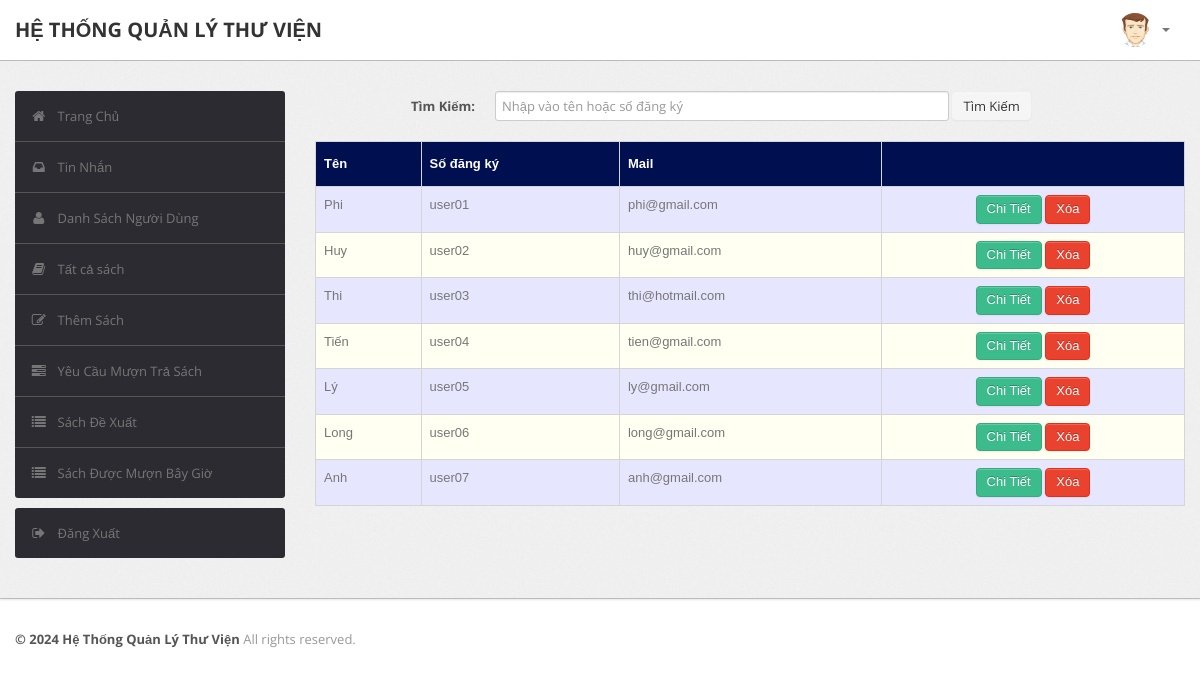
Page /admin/student.php (signed in) on the committed database.
### tables this page shows
CREATE TABLE `user` (
  `RollNo` varchar(50) NOT NULL,
  `Name` varchar(50) DEFAULT NULL,
  `Type` varchar(50) DEFAULT NULL,
  `Category` varchar(50) DEFAULT NULL,
  `EmailId` varchar(50) DEFAULT NULL,
  `MobNo` bigint(11) DEFAULT NULL,
  `Password` varchar(50) DEFAULT NULL
);

### admin/student.php (the view, shortened to what this page needs)
<?php
require('dbconn.php');
?>
<?php
if ($_SESSION['RollNo']) {
    ?>
<!DOCTYPE html>
<html lang="en">
    <head>
        <link type="text/css" href="bootstrap/css/bootstrap.min.css" rel="stylesheet">
        <link type="text/css" href="bootstrap/css/bootstrap-responsive.min.css" rel="stylesheet">
        <link type="text/css" href="css/theme.css" rel="stylesheet">
        <link type="text/css" href="images/icons/css/font-awesome.css" rel="stylesheet">
    </head>
    <body>
        <div class="navbar navbar-fixed-top">
            <div class="navbar-inner">
                <div class="container">
                        <a class="brand" href="index.php">HỆ THỐNG QUẢN LÝ THƯ VIỆN </a>
                    <div class="nav-collapse collapse navbar-inverse-collapse">
                        <ul class="nav pull-right">
                            <li class="nav-user dropdown"><a href="#" class="dropdown-toggle" data-toggle="dropdown">
                                <img src="images/user.png" class="nav-avatar" />
                                <b class="caret"></b></a>
                            </li>
                        </ul>
                    </div>
                </div>
            </div>
        </div>
        <div class="wrapper">
            <div class="container">
                <div class="row">
                    <div class="span3">
                        <div class="sidebar">
                            <ul class="widget widget-menu unstyled">
                                <li class="active"><a href="index.php"><i class="menu-icon icon-home"></i>Trang Chủ
                                </a></li>
                                 <li><a href="message.php"><i class="menu-icon icon-inbox"></i>Tin Nhắn</a>
                                </li>
                                <li><a href="student.php"><i class="menu-icon icon-user"></i>Danh Sách Người Dùng </a>
                                </li>
                                <li><a href="book.php"><i class="menu-icon icon-book"></i>Tất cả sách </a></li>
                                <li><a href="addbook.php"><i class="menu-icon icon-edit"></i>Thêm Sách </a></li>
                                <li><a href="requests.php"><i class="menu-icon icon-tasks"></i>Yêu Cầu Mượn Trả Sách </a></li>
                                <li><a href="recommendations.php"><i class="menu-icon icon-list"></i>Sách Đề Xuất </a></li>
                                <li><a href="current.php"><i class="menu-icon icon-list"></i>Sách Được Mượn Bây Giờ </a></li>
                            </ul>
                            <ul class="widget widget-menu unstyled">
                                <li><a href="logout.php"><i class="menu-icon icon-signout"></i>Đăng Xuất </a></li>
                            </ul>
                        </div>
                    </div>
                    <div class="span9">
                        <form class="form-horizontal row-fluid" action="student.php" method="post">
                                        <div class="control-group">
                                            <label class="control-label" for="Search"><b>Tìm Kiếm:</b></label>
                                            <div class="controls">
                                                <input type="text" id="title" name="title" placeholder="Nhập vào tên hoặc số đăng ký" class="span8" required>
                                                <button type="submit" name="submit"class="btn">Tìm Kiếm</button>
                                            </div>
                                        </div>
                                    </form>
                                    <br>
                                    <?php
                                    if(isset($_POST['submit']))
                                        {$s=$_POST['title'];
                                            $sql="select * from LMS.user where (RollNo='$s' or Name like '%$s%') and RollNo<>'ADMIN'";
                                        }
                                    else
                                        $sql="select * from LMS.user where RollNo<>'ADMIN'";
                                    $result=$conn->query($sql);
                                    $rowcount=mysqli_num_rows($result);
                                    if(!($rowcount))
                                        echo "<br><center><h2><b><i>Không kết quả</i></b></h2></center>";
                                    else
                                    {
                                    ?>
                        <table class="table" id = "tables">
                                  <thead>
                                    <tr>
                                      <th>Tên</th>
                                      <th>Số đăng ký</th>
                                      <th>Mail</th>
                                      <th></th>
                                    </tr>
                                  </thead>
                                  <tbody>
                    <?php
                            while($row=$result->fetch_assoc())
                            {
                                $email=$row['EmailId'];
                                $name=$row['Name'];
                                $rollno=$row['RollNo'];
                            ?>
                                    <tr>
                                      <td><?php echo $name ?></td>
                                      <td><?php echo $rollno ?></td>
                                      <td><?php echo $email ?></td>
                                        <td>
                                        <center>
                                            <a href="studentdetails.php?id=<?php echo $rollno; ?>" class="btn btn-success">Chi Tiết</a>
                                            <a href="remove_student.php?id=<?php echo $rollno; ?>" class="btn btn-danger">Xóa</a>
                                      </center>
                                        </td>
                                    </tr>
                            <?php }} ?>
                                  </tbody>
                                </table>
                            </div>
                </div>
            </div>
        </div>
<div class="footer">
            <div class="container">
                <b class="copyright">&copy; 2024 Hệ Thống Quản Lý Thư Viện </b>All rights reserved.
            </div>
        </div>
    </body>
</html>
<?php }
else {
    echo "<script type='text/javascript'>alert('Access Denied!!!')</script>";
} ?>

### admin/css/theme.css (style rules this page uses)
#tables { font-family: "Trebuchet MS", Arial, Helvetica, sans-serif; border-collapse: collapse; width: 100%; }
#tables td, #tables th { border: 1px solid #ddd; padding: 8px; }
#tables tr:nth-child(even) { background-color: #fffff2; }
#tables tr:nth-child(odd) { background-color: #e6e6ff; }
#tables th { padding-top: 12px; padding-bottom: 12px; text-align: left; background-color: #000F50; color: white; }
body { font-size: 13px; font-family: 'Open Sans', Arial, sans-serif; background: #fff; color: #777 }
strong, b { color: #555 }
.wrapper { background: url(../images/bg.png) #eee; border-bottom: 1px solid #bbb; -webkit-box-shadow: 0 1px 2px rgba(0,0,0,0.1); -moz-box-shadow: 0 1px 2px rgba(0,0,0,0.1); box-shadow: 0 1px 2px rgba(0,0,0,0.1); padding: 30px 0 }
.footer { color: #999; padding: 30px 0 60px }
form { margin: 0 }
select, textarea, input[type="text"], input[type="password"], input[type="datetime"], input[type="datetime-local"], input[type="date"], input[type="month"], input[type="time"], input[type="week"], input[type="number"], input[type="email"], input[type="url"], input[type="search"], input[type="tel"], input[type="color"], .uneditable-input, label, input, button, select, textarea { -webkit-border-radius: 3px; -moz-border-radius: 3px; border-radius: 3px; font-size: 13px; font-family: 'Open Sans', Tahoma, Arial, sans-serif }
body [class^="icon-"], body [class*=" icon-"] { font-size: 14px; line-height: 20px; height: 20px }
.form-horizontal .control-group, .form-vertical .control-group { margin-bottom: 0 }
.navbar { position: static!important; margin: 0!important }
.navbar .navbar-inner { background: #fff; border-bottom: 1px solid #bbb; -webkit-box-shadow: 0 1px 2px rgba(0,0,0,0.15); -moz-box-shadow: 0 1px 2px rgba(0,0,0,0.15); box-shadow: 0 1px 2px rgba(0,0,0,0.15) }
.navbar .brand { color: #333; font-weight: bold; font-size: 20px; margin-right: 20px; padding: 20px }
.navbar .nav>li>a { padding: 20px 15px; font-weight: bold; color: #777 }
.nav-user>a { height: 20px }
.nav-avatar { width: 34px; height: 34px; margin: -7px 5px 0 0; -webkit-border-radius: 50%; -moz-border-radius: 50%; border-radius: 50% }
.btn, .btn-box { -webkit-border-radius: 3px; -moz-border-radius: 3px; border-radius: 3px }
.btn { font-size: 13px; font-weight: 600 }
.btn { display: inline-block; margin-bottom: 0; font-weight: 400; text-align: center; vertical-align: middle; cursor: pointer; background-image: none; border: 1px solid transparent; white-space: nowrap; padding: 4px 10px; font-size: 13px; line-height: 1.42857; border-radius: 4px; -webkit-user-select: none; -moz-user-select: none; -ms-user-select: none; user-select: none }
.btn-success { color: #fff; background-color: #3cbc8d; border-color: #36a97f }
.btn-danger { color: #fff; background-color: #e9422e; border-color: #e52e18 }
.table { margin-bottom: 0 }
.table th, .table td { border-color: #d5d5d5!important }
.widget-menu { background: #fff; -webkit-border-radius: 3px; -moz-border-radius: 3px; border-radius: 3px; overflow: hidden }
.widget-menu a { color: #555; display: block; line-height: 20px; padding: 15px; text-decoration: none!important }
.widget-menu .menu-icon { margin-right: 10px; color: #767676; -webkit-transition: all .2s ease-in-out; -moz-transition: all .2s ease-in-out; transition: all .2s ease-in-out; }
.widget-menu>li+li { border-top: 1px solid #555 }
.widget-menu>li>a { background-color: #2d2b32; color: #767676; -webkit-transition: all .2s ease-in-out; -moz-transition: all .2s ease-in-out; transition: all .2s ease-in-out; }

### rows in the picture
user: Name "Phi", RollNo "user01", EmailId "phi@gmail.com"
user: Name "Huy", RollNo "user02", EmailId "huy@gmail.com"
user: Name "Thi", RollNo "user03", EmailId "thi@hotmail.com"
user: Name "Tiến", RollNo "user04", EmailId "tien@gmail.com"
user: Name "Lý", RollNo "user05", EmailId "ly@gmail.com"
user: Name "Long", RollNo "user06", EmailId "long@gmail.com"
user: Name "Anh", RollNo "user07", EmailId "anh@gmail.com"
